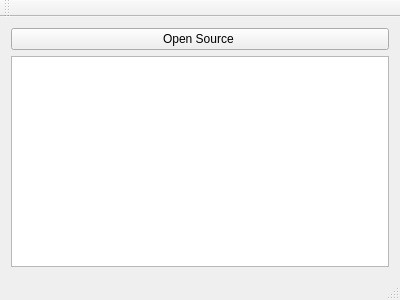
<?xml version="1.0" encoding="UTF-8"?>
<ui version="4.0">
 <class>MainWindow</class>
 <widget class="QMainWindow" name="MainWindow">
  <property name="geometry">
   <rect>
    <x>0</x>
    <y>0</y>
    <width>400</width>
    <height>300</height>
   </rect>
  </property>
  <property name="windowTitle">
   <string>MainWindow</string>
  </property>
  <widget class="QWidget" name="centralWidget">
   <layout class="QGridLayout" name="gridLayout_2">
    <item row="0" column="0">
     <widget class="QPushButton" name="pushButton">
      <property name="text">
       <string>Open Source </string>
      </property>
     </widget>
    </item>
    <item row="1" column="0">
     <widget class="QListWidget" name="listWidget"/>
    </item>
   </layout>
  </widget>
  <widget class="QMenuBar" name="menuBar">
   <property name="geometry">
    <rect>
     <x>0</x>
     <y>0</y>
     <width>400</width>
     <height>22</height>
    </rect>
   </property>
  </widget>
  <widget class="QToolBar" name="mainToolBar">
   <attribute name="toolBarArea">
    <enum>TopToolBarArea</enum>
   </attribute>
   <attribute name="toolBarBreak">
    <bool>false</bool>
   </attribute>
  </widget>
  <widget class="QStatusBar" name="statusBar"/>
 </widget>
 <layoutdefault spacing="6" margin="11"/>
 <resources/>
 <connections/>
</ui>
